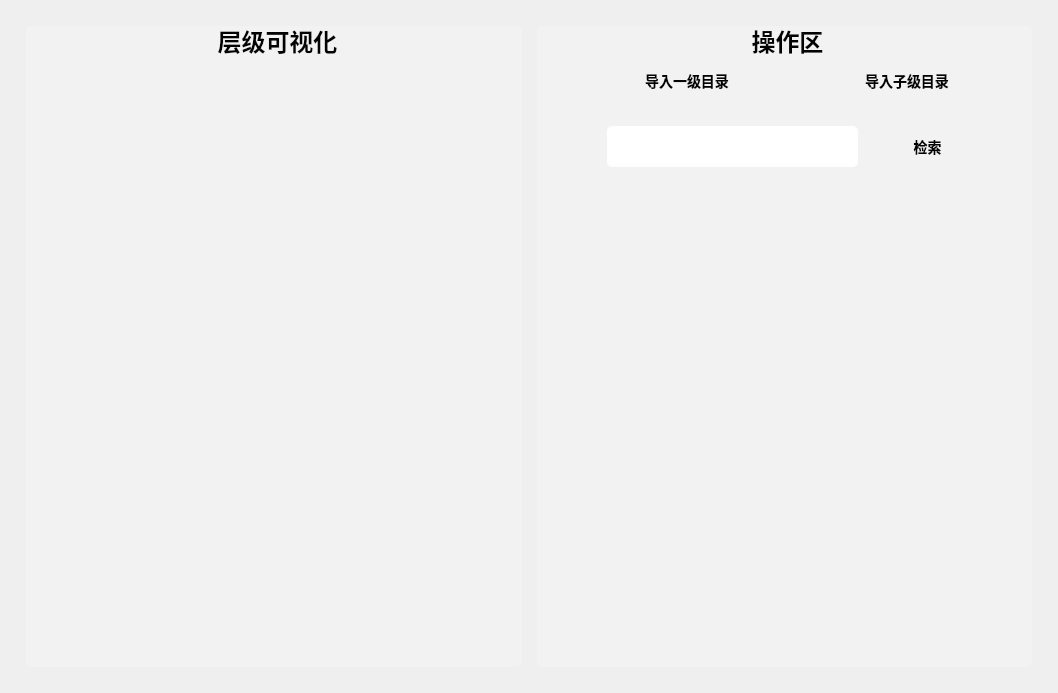
<?xml version="1.0" encoding="UTF-8"?>
<ui version="4.0">
 <class>MainWindow</class>
 <widget class="QWidget" name="MainWindow">
  <property name="geometry">
   <rect>
    <x>0</x>
    <y>0</y>
    <width>1058</width>
    <height>693</height>
   </rect>
  </property>
  <property name="windowTitle">
   <string>Form</string>
  </property>
  <property name="styleSheet">
   <string notr="true">#MainWindow
{
	background-color:&quot;#1fab89&quot;;
}</string>
  </property>
  <layout class="QGridLayout" name="gridLayout">
   <item row="0" column="0">
    <widget class="QWidget" name="backgroundwidget" native="true">
     <property name="styleSheet">
      <string notr="true">#backgroundwidget{
	border-image: url(:/pic/image/1.jpg);
	border-radius:15px;
}</string>
     </property>
     <layout class="QGridLayout" name="gridLayout_2">
      <property name="leftMargin">
       <number>15</number>
      </property>
      <property name="topMargin">
       <number>15</number>
      </property>
      <property name="rightMargin">
       <number>15</number>
      </property>
      <property name="bottomMargin">
       <number>15</number>
      </property>
      <property name="horizontalSpacing">
       <number>15</number>
      </property>
      <item row="0" column="0">
       <widget class="QGroupBox" name="groupBox">
        <property name="styleSheet">
         <string notr="true">QGroupBox
{
	border: 1px solid &quot;#62d2a2&quot;;
	border-radius:5px;
	margin-top:2ex;
	font:bold 24px;
	background-color: rgba(255,255,255,50);
}
 
QGroupBox::title
{
	color: &quot;#9df3c4&quot;;
	subcontrol-origin:margin;
	subcontrol-position:top center;	
	padding:0 3px;
}
QTreeWidget
{
	background-color: rgba(255,255,255,0);
	border:none;
}
QScrollBar:vertical{
	background-color:rgba(255,255,255,0);
	border:none;
}
/*滚动条上⾯和下⾯区域样式*/
QScrollBar::add-page:vertical,QScrollBar::sub-page:vertical
{
	background-color:rgba(255,255,255,30);
	border:none
}
/*向上箭头样式*/
QScrollBar::sub-line:vertical
{
	background:rgba(255,255,255,0)
}
/*向下箭头样式*/
QScrollBar::add-line:vertical
{
	background:rgba(255,255,255,0)
}

</string>
        </property>
        <property name="title">
         <string>层级可视化</string>
        </property>
        <property name="alignment">
         <set>Qt::AlignCenter</set>
        </property>
        <widget class="QTreeWidget" name="treeWidget">
         <property name="geometry">
          <rect>
           <x>20</x>
           <y>90</y>
           <width>461</width>
           <height>531</height>
          </rect>
         </property>
         <property name="styleSheet">
          <string notr="true">

</string>
         </property>
         <attribute name="headerVisible">
          <bool>false</bool>
         </attribute>
         <attribute name="headerStretchLastSection">
          <bool>true</bool>
         </attribute>
         <column>
          <property name="text">
           <string notr="true">1</string>
          </property>
         </column>
        </widget>
       </widget>
      </item>
      <item row="0" column="1">
       <widget class="QGroupBox" name="groupBox_2">
        <property name="styleSheet">
         <string notr="true">QGroupBox
{
	border: 1px solid &quot;#62d2a2&quot;;
	border-radius:5px;
	margin-top:2ex;
    font:bold 24px;
	background-color: rgba(255,255,255,50);
}
 
QGroupBox::title
{
	color: &quot;#9df3c4&quot;;
	subcontrol-origin:margin;
	subcontrol-position:top center;	
	padding:0 3px;
	
}

QPushButton
{
	color:rgb(0,0,0);
	background-color: &quot;#9df3c4&quot;;
	border:3px solid  &quot;#1fab89&quot;;
	font:bold 14px;
	border-radius:5px;
}

QPushButton:hover
{
	color:rgb(0,0,0);
	background-color: &quot;#1fab89&quot;;
	border:3px solid  &quot;#1fab89&quot;;
	font:bold 14px;
	border-radius:5px;
}
QLineEdit
{
	color:rgb(0,0,0);
	background-color: &quot;#9df3c4&quot;;
	border:3px solid  &quot;#1fab89&quot;;
	font:bold 14px;
	border-radius:5px;
}
</string>
        </property>
        <property name="title">
         <string>操作区</string>
        </property>
        <property name="alignment">
         <set>Qt::AlignCenter</set>
        </property>
        <widget class="QPushButton" name="ImportRootButton">
         <property name="geometry">
          <rect>
           <x>80</x>
           <y>40</y>
           <width>140</width>
           <height>30</height>
          </rect>
         </property>
         <property name="minimumSize">
          <size>
           <width>140</width>
           <height>30</height>
          </size>
         </property>
         <property name="maximumSize">
          <size>
           <width>140</width>
           <height>30</height>
          </size>
         </property>
         <property name="text">
          <string>导入一级目录</string>
         </property>
        </widget>
        <widget class="QPushButton" name="ImportSonButton">
         <property name="geometry">
          <rect>
           <x>300</x>
           <y>40</y>
           <width>140</width>
           <height>30</height>
          </rect>
         </property>
         <property name="minimumSize">
          <size>
           <width>140</width>
           <height>30</height>
          </size>
         </property>
         <property name="maximumSize">
          <size>
           <width>140</width>
           <height>30</height>
          </size>
         </property>
         <property name="text">
          <string>导入子级目录</string>
         </property>
        </widget>
        <widget class="QLineEdit" name="lineEdit">
         <property name="geometry">
          <rect>
           <x>70</x>
           <y>100</y>
           <width>251</width>
           <height>41</height>
          </rect>
         </property>
         <property name="minimumSize">
          <size>
           <width>251</width>
           <height>41</height>
          </size>
         </property>
         <property name="maximumSize">
          <size>
           <width>251</width>
           <height>41</height>
          </size>
         </property>
        </widget>
        <widget class="QPushButton" name="pushButton_3">
         <property name="geometry">
          <rect>
           <x>350</x>
           <y>100</y>
           <width>81</width>
           <height>41</height>
          </rect>
         </property>
         <property name="minimumSize">
          <size>
           <width>81</width>
           <height>41</height>
          </size>
         </property>
         <property name="maximumSize">
          <size>
           <width>81</width>
           <height>41</height>
          </size>
         </property>
         <property name="text">
          <string>检索</string>
         </property>
        </widget>
        <widget class="Line" name="line">
         <property name="geometry">
          <rect>
           <x>10</x>
           <y>80</y>
           <width>481</width>
           <height>1</height>
          </rect>
         </property>
         <property name="styleSheet">
          <string notr="true">background-color: &quot;#62d2a2&quot;;</string>
         </property>
         <property name="frameShadow">
          <enum>QFrame::Sunken</enum>
         </property>
         <property name="lineWidth">
          <number>0</number>
         </property>
         <property name="orientation">
          <enum>Qt::Horizontal</enum>
         </property>
        </widget>
       </widget>
      </item>
     </layout>
    </widget>
   </item>
  </layout>
 </widget>
 <resources/>
 <connections/>
</ui>
